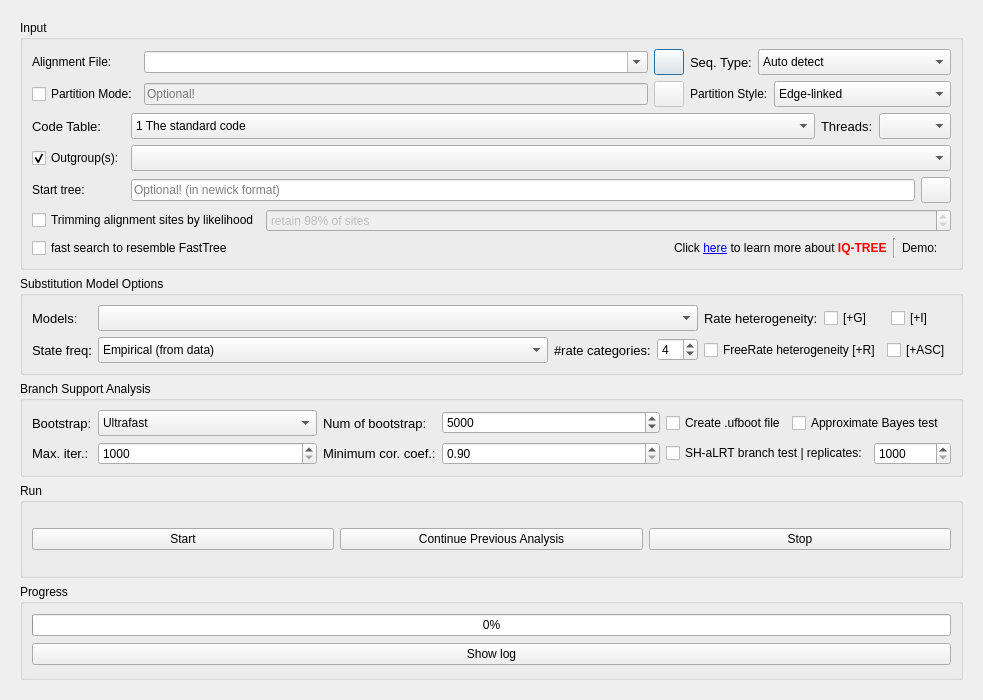
<?xml version="1.0" encoding="UTF-8"?>
<ui version="4.0">
 <class>IQTREE</class>
 <widget class="QDialog" name="IQTREE">
  <property name="geometry">
   <rect>
    <x>0</x>
    <y>0</y>
    <width>983</width>
    <height>700</height>
   </rect>
  </property>
  <property name="windowTitle">
   <string>IQ-TREE</string>
  </property>
  <layout class="QGridLayout" name="gridLayout_5">
   <item row="0" column="0">
    <widget class="QScrollArea" name="scrollArea">
     <property name="frameShape">
      <enum>QFrame::NoFrame</enum>
     </property>
     <property name="lineWidth">
      <number>0</number>
     </property>
     <property name="widgetResizable">
      <bool>true</bool>
     </property>
     <widget class="QWidget" name="scrollAreaWidgetContents">
      <property name="geometry">
       <rect>
        <x>0</x>
        <y>0</y>
        <width>961</width>
        <height>678</height>
       </rect>
      </property>
      <layout class="QVBoxLayout" name="verticalLayout_2">
       <item>
        <widget class="QGroupBox" name="groupBox_4">
         <property name="title">
          <string>Input</string>
         </property>
         <layout class="QVBoxLayout" name="verticalLayout">
          <item>
           <layout class="QHBoxLayout" name="horizontalLayout_6" stretch="5,2">
            <item>
             <layout class="QGridLayout" name="gridLayout_2">
              <item row="0" column="0">
               <widget class="QLabel" name="label_5">
                <property name="text">
                 <string>Alignment File:</string>
                </property>
               </widget>
              </item>
              <item row="0" column="1">
               <widget class="ListQCombobox" name="comboBox_11">
                <property name="sizePolicy">
                 <sizepolicy hsizetype="Expanding" vsizetype="Fixed">
                  <horstretch>0</horstretch>
                  <verstretch>0</verstretch>
                 </sizepolicy>
                </property>
                <property name="acceptDrops">
                 <bool>true</bool>
                </property>
                <property name="editable">
                 <bool>true</bool>
                </property>
                <property name="sizeAdjustPolicy">
                 <enum>QComboBox::AdjustToMinimumContentsLength</enum>
                </property>
               </widget>
              </item>
              <item row="0" column="2">
               <widget class="QPushButton" name="pushButton_3">
                <property name="sizePolicy">
                 <sizepolicy hsizetype="Fixed" vsizetype="Fixed">
                  <horstretch>0</horstretch>
                  <verstretch>0</verstretch>
                 </sizepolicy>
                </property>
                <property name="minimumSize">
                 <size>
                  <width>30</width>
                  <height>26</height>
                 </size>
                </property>
                <property name="maximumSize">
                 <size>
                  <width>30</width>
                  <height>26</height>
                 </size>
                </property>
                <property name="styleSheet">
                 <string notr="true"/>
                </property>
                <property name="text">
                 <string/>
                </property>
               </widget>
              </item>
              <item row="1" column="0">
               <widget class="QCheckBox" name="checkBox_8">
                <property name="text">
                 <string>Partition Mode:</string>
                </property>
               </widget>
              </item>
              <item row="1" column="1">
               <widget class="InputQLineEdit" name="lineEdit_3">
                <property name="enabled">
                 <bool>false</bool>
                </property>
                <property name="cursor">
                 <cursorShape>ArrowCursor</cursorShape>
                </property>
                <property name="readOnly">
                 <bool>true</bool>
                </property>
                <property name="placeholderText">
                 <string>Optional!</string>
                </property>
               </widget>
              </item>
              <item row="1" column="2">
               <widget class="QPushButton" name="pushButton_22">
                <property name="enabled">
                 <bool>false</bool>
                </property>
                <property name="sizePolicy">
                 <sizepolicy hsizetype="Fixed" vsizetype="Fixed">
                  <horstretch>0</horstretch>
                  <verstretch>0</verstretch>
                 </sizepolicy>
                </property>
                <property name="minimumSize">
                 <size>
                  <width>30</width>
                  <height>26</height>
                 </size>
                </property>
                <property name="maximumSize">
                 <size>
                  <width>30</width>
                  <height>26</height>
                 </size>
                </property>
                <property name="styleSheet">
                 <string notr="true"/>
                </property>
                <property name="text">
                 <string/>
                </property>
               </widget>
              </item>
             </layout>
            </item>
            <item>
             <layout class="QGridLayout" name="gridLayout_6">
              <item row="0" column="0">
               <widget class="QLabel" name="label_24">
                <property name="font">
                 <font>
                  <pointsize>10</pointsize>
                 </font>
                </property>
                <property name="text">
                 <string>Seq. Type:</string>
                </property>
                <property name="buddy">
                 <cstring>comboBox_3</cstring>
                </property>
               </widget>
              </item>
              <item row="0" column="1" colspan="2">
               <widget class="QComboBox" name="comboBox_3">
                <property name="sizePolicy">
                 <sizepolicy hsizetype="Expanding" vsizetype="Fixed">
                  <horstretch>0</horstretch>
                  <verstretch>0</verstretch>
                 </sizepolicy>
                </property>
                <property name="minimumSize">
                 <size>
                  <width>100</width>
                  <height>26</height>
                 </size>
                </property>
                <item>
                 <property name="text">
                  <string>Auto detect</string>
                 </property>
                </item>
                <item>
                 <property name="text">
                  <string>DNA</string>
                 </property>
                </item>
                <item>
                 <property name="text">
                  <string>Protein</string>
                 </property>
                </item>
                <item>
                 <property name="text">
                  <string>Codon</string>
                 </property>
                </item>
                <item>
                 <property name="text">
                  <string>Binary</string>
                 </property>
                </item>
                <item>
                 <property name="text">
                  <string>Morphology</string>
                 </property>
                </item>
                <item>
                 <property name="text">
                  <string>DNA--&gt;AA</string>
                 </property>
                </item>
               </widget>
              </item>
              <item row="1" column="0" colspan="2">
               <widget class="QLabel" name="label_8">
                <property name="text">
                 <string>Partition Style:</string>
                </property>
               </widget>
              </item>
              <item row="1" column="2">
               <widget class="QComboBox" name="comboBox_5">
                <property name="enabled">
                 <bool>true</bool>
                </property>
                <property name="sizePolicy">
                 <sizepolicy hsizetype="Expanding" vsizetype="Fixed">
                  <horstretch>0</horstretch>
                  <verstretch>0</verstretch>
                 </sizepolicy>
                </property>
                <property name="minimumSize">
                 <size>
                  <width>95</width>
                  <height>26</height>
                 </size>
                </property>
                <item>
                 <property name="text">
                  <string>Edge-linked</string>
                 </property>
                </item>
                <item>
                 <property name="text">
                  <string>Edge-unlinked</string>
                 </property>
                </item>
               </widget>
              </item>
             </layout>
            </item>
           </layout>
          </item>
          <item>
           <layout class="QGridLayout" name="gridLayout_4">
            <item row="0" column="2">
             <widget class="QComboBox" name="comboBox_9">
              <property name="sizePolicy">
               <sizepolicy hsizetype="Expanding" vsizetype="Fixed">
                <horstretch>0</horstretch>
                <verstretch>0</verstretch>
               </sizepolicy>
              </property>
              <property name="minimumSize">
               <size>
                <width>114</width>
                <height>26</height>
               </size>
              </property>
              <property name="maximumSize">
               <size>
                <width>16777215</width>
                <height>26</height>
               </size>
              </property>
              <property name="styleSheet">
               <string notr="true"/>
              </property>
              <item>
               <property name="text">
                <string>1 The standard code</string>
               </property>
              </item>
              <item>
               <property name="text">
                <string>2 Vertebrate mitochondrial code</string>
               </property>
              </item>
              <item>
               <property name="text">
                <string>3 The Yeast Mitochondrial Code</string>
               </property>
              </item>
              <item>
               <property name="text">
                <string>4 Mold, Protozoan, and Coelenterate Mitochondrial code and Mycoplasma/Spiroplasma code</string>
               </property>
              </item>
              <item>
               <property name="text">
                <string>5 Invertebrate mitochondrial</string>
               </property>
              </item>
              <item>
               <property name="text">
                <string>6 The Ciliate, Dasycladacean and Hexamita Nuclear Code</string>
               </property>
              </item>
              <item>
               <property name="text">
                <string>9 Echinoderm and Flatworm mitochondrial code</string>
               </property>
              </item>
              <item>
               <property name="text">
                <string>10 The Euplotid Nuclear Code</string>
               </property>
              </item>
              <item>
               <property name="text">
                <string>11 The Bacterial, Archaeal and Plant Plastid Code</string>
               </property>
              </item>
              <item>
               <property name="text">
                <string>12 The Alternative Yeast Nuclear Code</string>
               </property>
              </item>
              <item>
               <property name="text">
                <string>13 Ascidian mitochondrial code</string>
               </property>
              </item>
              <item>
               <property name="text">
                <string>14 Alternative flatworm mitochondrial code</string>
               </property>
              </item>
              <item>
               <property name="text">
                <string>16 Chlorophycean Mitochondrial Code</string>
               </property>
              </item>
              <item>
               <property name="text">
                <string>21 Trematode Mitochondrial Code</string>
               </property>
              </item>
              <item>
               <property name="text">
                <string>22 Scenedesmus obliquus Mitochondrial Code</string>
               </property>
              </item>
              <item>
               <property name="text">
                <string>23 Thraustochytrium Mitochondrial Code</string>
               </property>
              </item>
              <item>
               <property name="text">
                <string>24 Pterobranchia Mitochondrial Code</string>
               </property>
              </item>
              <item>
               <property name="text">
                <string>25 Candidate Division SR1 and Gracilibacteria Code</string>
               </property>
              </item>
             </widget>
            </item>
            <item row="0" column="3">
             <widget class="QLabel" name="label_27">
              <property name="font">
               <font>
                <pointsize>10</pointsize>
               </font>
              </property>
              <property name="text">
               <string>Threads:</string>
              </property>
              <property name="alignment">
               <set>Qt::AlignLeading|Qt::AlignLeft|Qt::AlignVCenter</set>
              </property>
             </widget>
            </item>
            <item row="0" column="4" colspan="2">
             <widget class="QComboBox" name="comboBox_6">
              <property name="sizePolicy">
               <sizepolicy hsizetype="Expanding" vsizetype="Fixed">
                <horstretch>0</horstretch>
                <verstretch>0</verstretch>
               </sizepolicy>
              </property>
              <property name="minimumSize">
               <size>
                <width>13</width>
                <height>26</height>
               </size>
              </property>
             </widget>
            </item>
            <item row="1" column="0" colspan="2">
             <widget class="QCheckBox" name="checkBox_9">
              <property name="text">
               <string>Outgroup(s):</string>
              </property>
              <property name="checked">
               <bool>true</bool>
              </property>
             </widget>
            </item>
            <item row="2" column="5">
             <widget class="QPushButton" name="pushButton_4">
              <property name="sizePolicy">
               <sizepolicy hsizetype="Fixed" vsizetype="Fixed">
                <horstretch>0</horstretch>
                <verstretch>0</verstretch>
               </sizepolicy>
              </property>
              <property name="minimumSize">
               <size>
                <width>30</width>
                <height>26</height>
               </size>
              </property>
              <property name="maximumSize">
               <size>
                <width>30</width>
                <height>26</height>
               </size>
              </property>
              <property name="styleSheet">
               <string notr="true"/>
              </property>
              <property name="text">
               <string/>
              </property>
             </widget>
            </item>
            <item row="0" column="0" colspan="2">
             <widget class="QLabel" name="label_22">
              <property name="font">
               <font>
                <pointsize>10</pointsize>
               </font>
              </property>
              <property name="text">
               <string>Code Table:</string>
              </property>
             </widget>
            </item>
            <item row="2" column="2" colspan="3">
             <widget class="InputQLineEdit" name="lineEdit_2">
              <property name="cursor">
               <cursorShape>ArrowCursor</cursorShape>
              </property>
              <property name="readOnly">
               <bool>true</bool>
              </property>
              <property name="placeholderText">
               <string>Optional! (in newick format)</string>
              </property>
             </widget>
            </item>
            <item row="2" column="0" colspan="2">
             <widget class="QLabel" name="label_6">
              <property name="text">
               <string>Start tree:</string>
              </property>
             </widget>
            </item>
            <item row="1" column="2" colspan="4">
             <widget class="CheckableComboBox" name="comboBox_10">
              <property name="sizePolicy">
               <sizepolicy hsizetype="Expanding" vsizetype="Fixed">
                <horstretch>0</horstretch>
                <verstretch>0</verstretch>
               </sizepolicy>
              </property>
              <property name="minimumSize">
               <size>
                <width>95</width>
                <height>26</height>
               </size>
              </property>
             </widget>
            </item>
           </layout>
          </item>
          <item>
           <layout class="QHBoxLayout" name="horizontalLayout_5">
            <item>
             <widget class="QCheckBox" name="checkBox_11">
              <property name="text">
               <string>Trimming alignment sites by likelihood</string>
              </property>
             </widget>
            </item>
            <item>
             <widget class="QSpinBox" name="spinBox_2">
              <property name="enabled">
               <bool>false</bool>
              </property>
              <property name="sizePolicy">
               <sizepolicy hsizetype="Expanding" vsizetype="Fixed">
                <horstretch>0</horstretch>
                <verstretch>0</verstretch>
               </sizepolicy>
              </property>
              <property name="suffix">
               <string>% of sites</string>
              </property>
              <property name="prefix">
               <string>retain </string>
              </property>
              <property name="maximum">
               <number>100</number>
              </property>
              <property name="value">
               <number>98</number>
              </property>
             </widget>
            </item>
           </layout>
          </item>
          <item>
           <layout class="QHBoxLayout" name="horizontalLayout_3">
            <item>
             <widget class="QCheckBox" name="checkBox_10">
              <property name="text">
               <string>fast search to resemble FastTree</string>
              </property>
             </widget>
            </item>
            <item>
             <spacer name="horizontalSpacer">
              <property name="orientation">
               <enum>Qt::Horizontal</enum>
              </property>
              <property name="sizeHint" stdset="0">
               <size>
                <width>40</width>
                <height>20</height>
               </size>
              </property>
             </spacer>
            </item>
            <item>
             <widget class="QLabel" name="label_14">
              <property name="text">
               <string>&lt;html&gt;&lt;head/&gt;&lt;body&gt;&lt;p&gt;Click &lt;a href=&quot;http://www.iqtree.org/doc/&quot;&gt;&lt;span style=&quot; text-decoration: underline; color:#0000ff;&quot;&gt;here&lt;/span&gt;&lt;/a&gt; to learn more about &lt;span style=&quot; font-weight:600; color:#ff0000;&quot;&gt;IQ-TREE&lt;/span&gt;&lt;/p&gt;&lt;/body&gt;&lt;/html&gt;</string>
              </property>
              <property name="openExternalLinks">
               <bool>true</bool>
              </property>
             </widget>
            </item>
            <item>
             <widget class="Line" name="line_2">
              <property name="orientation">
               <enum>Qt::Vertical</enum>
              </property>
             </widget>
            </item>
            <item>
             <layout class="QHBoxLayout" name="horizontalLayout_2">
              <item>
               <widget class="QLabel" name="label_3">
                <property name="text">
                 <string>Demo:</string>
                </property>
               </widget>
              </item>
              <item>
               <widget class="ClickedLableGif" name="label">
                <property name="toolTip">
                 <string>Brief example</string>
                </property>
                <property name="text">
                 <string/>
                </property>
               </widget>
              </item>
             </layout>
            </item>
           </layout>
          </item>
         </layout>
        </widget>
       </item>
       <item>
        <widget class="QGroupBox" name="groupBox">
         <property name="toolTip">
          <string/>
         </property>
         <property name="title">
          <string>Substitution Model Options</string>
         </property>
         <layout class="QGridLayout" name="gridLayout">
          <item row="0" column="0">
           <widget class="QLabel" name="label_25">
            <property name="font">
             <font>
              <pointsize>10</pointsize>
             </font>
            </property>
            <property name="text">
             <string>Models:</string>
            </property>
            <property name="alignment">
             <set>Qt::AlignLeading|Qt::AlignLeft|Qt::AlignVCenter</set>
            </property>
           </widget>
          </item>
          <item row="0" column="4">
           <layout class="QHBoxLayout" name="horizontalLayout_4">
            <item>
             <widget class="QLabel" name="label_29">
              <property name="font">
               <font>
                <pointsize>10</pointsize>
               </font>
              </property>
              <property name="text">
               <string>Rate heterogeneity:</string>
              </property>
             </widget>
            </item>
            <item>
             <widget class="QCheckBox" name="checkBox_3">
              <property name="toolTip">
               <string>Discrete Gamma model</string>
              </property>
              <property name="text">
               <string>[+G]</string>
              </property>
             </widget>
            </item>
            <item>
             <widget class="QCheckBox" name="checkBox_4">
              <property name="toolTip">
               <string>Allowing for a proportion of invariable sites</string>
              </property>
              <property name="text">
               <string>[+I]</string>
              </property>
             </widget>
            </item>
           </layout>
          </item>
          <item row="1" column="0">
           <widget class="QLabel" name="label_26">
            <property name="font">
             <font>
              <pointsize>10</pointsize>
             </font>
            </property>
            <property name="text">
             <string>State freq:</string>
            </property>
           </widget>
          </item>
          <item row="1" column="1">
           <widget class="QComboBox" name="comboBox_4">
            <property name="sizePolicy">
             <sizepolicy hsizetype="Expanding" vsizetype="Fixed">
              <horstretch>0</horstretch>
              <verstretch>0</verstretch>
             </sizepolicy>
            </property>
            <property name="minimumSize">
             <size>
              <width>13</width>
              <height>26</height>
             </size>
            </property>
            <item>
             <property name="text">
              <string>Empirical (from data)</string>
             </property>
            </item>
            <item>
             <property name="text">
              <string>AA model (from matrix)</string>
             </property>
            </item>
            <item>
             <property name="text">
              <string>ML-optimized</string>
             </property>
            </item>
            <item>
             <property name="text">
              <string>Codon F1X4</string>
             </property>
            </item>
            <item>
             <property name="text">
              <string>Codon F3X4</string>
             </property>
            </item>
           </widget>
          </item>
          <item row="1" column="2">
           <widget class="QLabel" name="label_28">
            <property name="font">
             <font>
              <pointsize>10</pointsize>
             </font>
            </property>
            <property name="text">
             <string>#rate categories:</string>
            </property>
           </widget>
          </item>
          <item row="1" column="3">
           <widget class="QSpinBox" name="spinBox">
            <property name="minimum">
             <number>2</number>
            </property>
            <property name="maximum">
             <number>64</number>
            </property>
            <property name="value">
             <number>4</number>
            </property>
           </widget>
          </item>
          <item row="1" column="4">
           <layout class="QHBoxLayout" name="horizontalLayout">
            <item>
             <widget class="QCheckBox" name="checkBox_2">
              <property name="text">
               <string>FreeRate heterogeneity [+R]</string>
              </property>
              <property name="autoRepeat">
               <bool>false</bool>
              </property>
              <property name="autoExclusive">
               <bool>false</bool>
              </property>
             </widget>
            </item>
            <item>
             <widget class="QCheckBox" name="checkBox">
              <property name="toolTip">
               <string>Ascertainment bias correction</string>
              </property>
              <property name="text">
               <string>[+ASC]</string>
              </property>
             </widget>
            </item>
           </layout>
          </item>
          <item row="0" column="1" colspan="3">
           <widget class="QComboBox" name="comboBox_7">
            <property name="sizePolicy">
             <sizepolicy hsizetype="Expanding" vsizetype="Fixed">
              <horstretch>0</horstretch>
              <verstretch>0</verstretch>
             </sizepolicy>
            </property>
            <property name="minimumSize">
             <size>
              <width>13</width>
              <height>26</height>
             </size>
            </property>
           </widget>
          </item>
         </layout>
        </widget>
       </item>
       <item>
        <widget class="QGroupBox" name="groupBox_2">
         <property name="title">
          <string>Branch Support Analysis</string>
         </property>
         <layout class="QGridLayout" name="gridLayout_3">
          <item row="0" column="0">
           <widget class="QLabel" name="label_30">
            <property name="font">
             <font>
              <pointsize>10</pointsize>
             </font>
            </property>
            <property name="toolTip">
             <string>Bootstrap analysis</string>
            </property>
            <property name="text">
             <string>Bootstrap:</string>
            </property>
           </widget>
          </item>
          <item row="1" column="0">
           <widget class="QLabel" name="label_36">
            <property name="font">
             <font>
              <pointsize>10</pointsize>
             </font>
            </property>
            <property name="toolTip">
             <string>Maximum iterations</string>
            </property>
            <property name="text">
             <string>Max. iter.:</string>
            </property>
           </widget>
          </item>
          <item row="0" column="2">
           <widget class="QLabel" name="label_35">
            <property name="font">
             <font>
              <pointsize>10</pointsize>
             </font>
            </property>
            <property name="text">
             <string>Num of bootstrap:</string>
            </property>
           </widget>
          </item>
          <item row="0" column="3">
           <widget class="QSpinBox" name="spinBox_3">
            <property name="sizePolicy">
             <sizepolicy hsizetype="Expanding" vsizetype="Fixed">
              <horstretch>0</horstretch>
              <verstretch>0</verstretch>
             </sizepolicy>
            </property>
            <property name="minimum">
             <number>100</number>
            </property>
            <property name="maximum">
             <number>1000000</number>
            </property>
            <property name="singleStep">
             <number>10</number>
            </property>
            <property name="value">
             <number>5000</number>
            </property>
           </widget>
          </item>
          <item row="1" column="4" colspan="2">
           <widget class="QCheckBox" name="checkBox_6">
            <property name="enabled">
             <bool>true</bool>
            </property>
            <property name="text">
             <string>SH-aLRT branch test | replicates:</string>
            </property>
            <property name="checked">
             <bool>false</bool>
            </property>
           </widget>
          </item>
          <item row="0" column="4">
           <widget class="QCheckBox" name="checkBox_5">
            <property name="enabled">
             <bool>true</bool>
            </property>
            <property name="toolTip">
             <string>Write bootstrap trees to .ufboot file</string>
            </property>
            <property name="text">
             <string>Create .ufboot file</string>
            </property>
            <property name="checked">
             <bool>false</bool>
            </property>
           </widget>
          </item>
          <item row="1" column="1">
           <widget class="QSpinBox" name="spinBox_4">
            <property name="sizePolicy">
             <sizepolicy hsizetype="Expanding" vsizetype="Fixed">
              <horstretch>0</horstretch>
              <verstretch>0</verstretch>
             </sizepolicy>
            </property>
            <property name="toolTip">
             <string>Maximum iterations</string>
            </property>
            <property name="minimum">
             <number>1000</number>
            </property>
            <property name="maximum">
             <number>100000000</number>
            </property>
            <property name="singleStep">
             <number>100</number>
            </property>
           </widget>
          </item>
          <item row="0" column="1">
           <widget class="QComboBox" name="comboBox_8">
            <property name="sizePolicy">
             <sizepolicy hsizetype="Expanding" vsizetype="Fixed">
              <horstretch>0</horstretch>
              <verstretch>0</verstretch>
             </sizepolicy>
            </property>
            <property name="minimumSize">
             <size>
              <width>13</width>
              <height>26</height>
             </size>
            </property>
            <item>
             <property name="text">
              <string>Ultrafast</string>
             </property>
            </item>
            <item>
             <property name="text">
              <string>Standard</string>
             </property>
            </item>
            <item>
             <property name="text">
              <string>None</string>
             </property>
            </item>
           </widget>
          </item>
          <item row="0" column="5" colspan="2">
           <widget class="QCheckBox" name="checkBox_7">
            <property name="text">
             <string>Approximate Bayes test</string>
            </property>
           </widget>
          </item>
          <item row="1" column="2">
           <widget class="QLabel" name="label_37">
            <property name="font">
             <font>
              <pointsize>10</pointsize>
             </font>
            </property>
            <property name="toolTip">
             <string>Minimum correlation coefficient</string>
            </property>
            <property name="text">
             <string>Minimum cor. coef.:</string>
            </property>
           </widget>
          </item>
          <item row="1" column="6" colspan="2">
           <widget class="QSpinBox" name="spinBox_5">
            <property name="sizePolicy">
             <sizepolicy hsizetype="Expanding" vsizetype="Fixed">
              <horstretch>0</horstretch>
              <verstretch>0</verstretch>
             </sizepolicy>
            </property>
            <property name="toolTip">
             <string/>
            </property>
            <property name="minimum">
             <number>1000</number>
            </property>
            <property name="maximum">
             <number>100000000</number>
            </property>
            <property name="singleStep">
             <number>100</number>
            </property>
           </widget>
          </item>
          <item row="1" column="3">
           <widget class="QDoubleSpinBox" name="doubleSpinBox">
            <property name="sizePolicy">
             <sizepolicy hsizetype="Expanding" vsizetype="Fixed">
              <horstretch>0</horstretch>
              <verstretch>0</verstretch>
             </sizepolicy>
            </property>
            <property name="toolTip">
             <string>Minimum correlation coefficient</string>
            </property>
            <property name="minimum">
             <double>0.900000000000000</double>
            </property>
            <property name="maximum">
             <double>0.990000000000000</double>
            </property>
            <property name="singleStep">
             <double>0.010000000000000</double>
            </property>
           </widget>
          </item>
         </layout>
        </widget>
       </item>
       <item>
        <widget class="QGroupBox" name="groupBox_3">
         <property name="title">
          <string>Run</string>
         </property>
         <layout class="QHBoxLayout" name="horizontalLayout_8">
          <item>
           <widget class="ArrowPushButton" name="pushButton">
            <property name="sizePolicy">
             <sizepolicy hsizetype="Expanding" vsizetype="Fixed">
              <horstretch>0</horstretch>
              <verstretch>0</verstretch>
             </sizepolicy>
            </property>
            <property name="text">
             <string>Start</string>
            </property>
            <property name="icon">
             <iconset resource="../myRes.qrc">
              <normaloff>:/picture/resourses/if_start_60207.png</normaloff>:/picture/resourses/if_start_60207.png</iconset>
            </property>
           </widget>
          </item>
          <item>
           <widget class="QPushButton" name="pushButton_continue">
            <property name="sizePolicy">
             <sizepolicy hsizetype="Expanding" vsizetype="Fixed">
              <horstretch>0</horstretch>
              <verstretch>0</verstretch>
             </sizepolicy>
            </property>
            <property name="layoutDirection">
             <enum>Qt::LeftToRight</enum>
            </property>
            <property name="autoFillBackground">
             <bool>false</bool>
            </property>
            <property name="text">
             <string>Continue Previous Analysis</string>
            </property>
            <property name="icon">
             <iconset resource="../myRes.qrc">
              <normaloff>:/picture/resourses/Play-pause_button_play_stop_blue_pause.png</normaloff>:/picture/resourses/Play-pause_button_play_stop_blue_pause.png</iconset>
            </property>
            <property name="autoExclusive">
             <bool>false</bool>
            </property>
           </widget>
          </item>
          <item>
           <widget class="QPushButton" name="pushButton_2">
            <property name="sizePolicy">
             <sizepolicy hsizetype="Expanding" vsizetype="Fixed">
              <horstretch>0</horstretch>
              <verstretch>0</verstretch>
             </sizepolicy>
            </property>
            <property name="text">
             <string>Stop</string>
            </property>
            <property name="icon">
             <iconset resource="../myRes.qrc">
              <normaloff>:/picture/resourses/if_Delete_1493279.png</normaloff>:/picture/resourses/if_Delete_1493279.png</iconset>
            </property>
           </widget>
          </item>
         </layout>
        </widget>
       </item>
       <item>
        <widget class="QGroupBox" name="groupBox_6">
         <property name="title">
          <string>Progress</string>
         </property>
         <layout class="QGridLayout" name="gridLayout_7">
          <item row="1" column="0">
           <widget class="QPushButton" name="pushButton_9">
            <property name="text">
             <string>Show log</string>
            </property>
            <property name="icon">
             <iconset resource="../myRes.qrc">
              <normaloff>:/picture/resourses/Eye_Care_Services-512.png</normaloff>:/picture/resourses/Eye_Care_Services-512.png</iconset>
            </property>
           </widget>
          </item>
          <item row="0" column="0">
           <widget class="QProgressBar" name="progressBar">
            <property name="value">
             <number>0</number>
            </property>
           </widget>
          </item>
         </layout>
        </widget>
       </item>
      </layout>
     </widget>
    </widget>
   </item>
  </layout>
 </widget>
 <customwidgets>
  <customwidget>
   <class>InputQLineEdit</class>
   <extends>QLineEdit</extends>
   <header>src.CustomWidget.h</header>
  </customwidget>
  <customwidget>
   <class>ArrowPushButton</class>
   <extends>QPushButton</extends>
   <header>src.CustomWidget.h</header>
  </customwidget>
  <customwidget>
   <class>ListQCombobox</class>
   <extends>QComboBox</extends>
   <header>src.CustomWidget.h</header>
  </customwidget>
  <customwidget>
   <class>ClickedLableGif</class>
   <extends>QLabel</extends>
   <header>src.CustomWidget.h</header>
  </customwidget>
  <customwidget>
   <class>CheckableComboBox</class>
   <extends>QComboBox</extends>
   <header>src.CustomWidget.h</header>
  </customwidget>
 </customwidgets>
 <tabstops>
  <tabstop>pushButton_3</tabstop>
  <tabstop>lineEdit_3</tabstop>
  <tabstop>pushButton_9</tabstop>
  <tabstop>pushButton_22</tabstop>
  <tabstop>pushButton_2</tabstop>
  <tabstop>pushButton</tabstop>
 </tabstops>
 <resources>
  <include location="../myRes.qrc"/>
 </resources>
 <connections>
  <connection>
   <sender>checkBox_2</sender>
   <signal>toggled(bool)</signal>
   <receiver>checkBox_3</receiver>
   <slot>setDisabled(bool)</slot>
   <hints>
    <hint type="sourcelabel">
     <x>865</x>
     <y>362</y>
    </hint>
    <hint type="destinationlabel">
     <x>870</x>
     <y>324</y>
    </hint>
   </hints>
  </connection>
  <connection>
   <sender>checkBox_2</sender>
   <signal>toggled(bool)</signal>
   <receiver>checkBox_4</receiver>
   <slot>setDisabled(bool)</slot>
   <hints>
    <hint type="sourcelabel">
     <x>865</x>
     <y>362</y>
    </hint>
    <hint type="destinationlabel">
     <x>947</x>
     <y>324</y>
    </hint>
   </hints>
  </connection>
  <connection>
   <sender>checkBox_6</sender>
   <signal>toggled(bool)</signal>
   <receiver>spinBox_5</receiver>
   <slot>setEnabled(bool)</slot>
   <hints>
    <hint type="sourcelabel">
     <x>839</x>
     <y>461</y>
    </hint>
    <hint type="destinationlabel">
     <x>948</x>
     <y>459</y>
    </hint>
   </hints>
  </connection>
  <connection>
   <sender>checkBox_2</sender>
   <signal>toggled(bool)</signal>
   <receiver>label_29</receiver>
   <slot>setDisabled(bool)</slot>
   <hints>
    <hint type="sourcelabel">
     <x>865</x>
     <y>362</y>
    </hint>
    <hint type="destinationlabel">
     <x>793</x>
     <y>322</y>
    </hint>
   </hints>
  </connection>
  <connection>
   <sender>checkBox_9</sender>
   <signal>clicked(bool)</signal>
   <receiver>comboBox_10</receiver>
   <slot>setEnabled(bool)</slot>
   <hints>
    <hint type="sourcelabel">
     <x>157</x>
     <y>174</y>
    </hint>
    <hint type="destinationlabel">
     <x>712</x>
     <y>178</y>
    </hint>
   </hints>
  </connection>
  <connection>
   <sender>checkBox_11</sender>
   <signal>toggled(bool)</signal>
   <receiver>spinBox_2</receiver>
   <slot>setEnabled(bool)</slot>
   <hints>
    <hint type="sourcelabel">
     <x>81</x>
     <y>228</y>
    </hint>
    <hint type="destinationlabel">
     <x>432</x>
     <y>240</y>
    </hint>
   </hints>
  </connection>
 </connections>
</ui>
